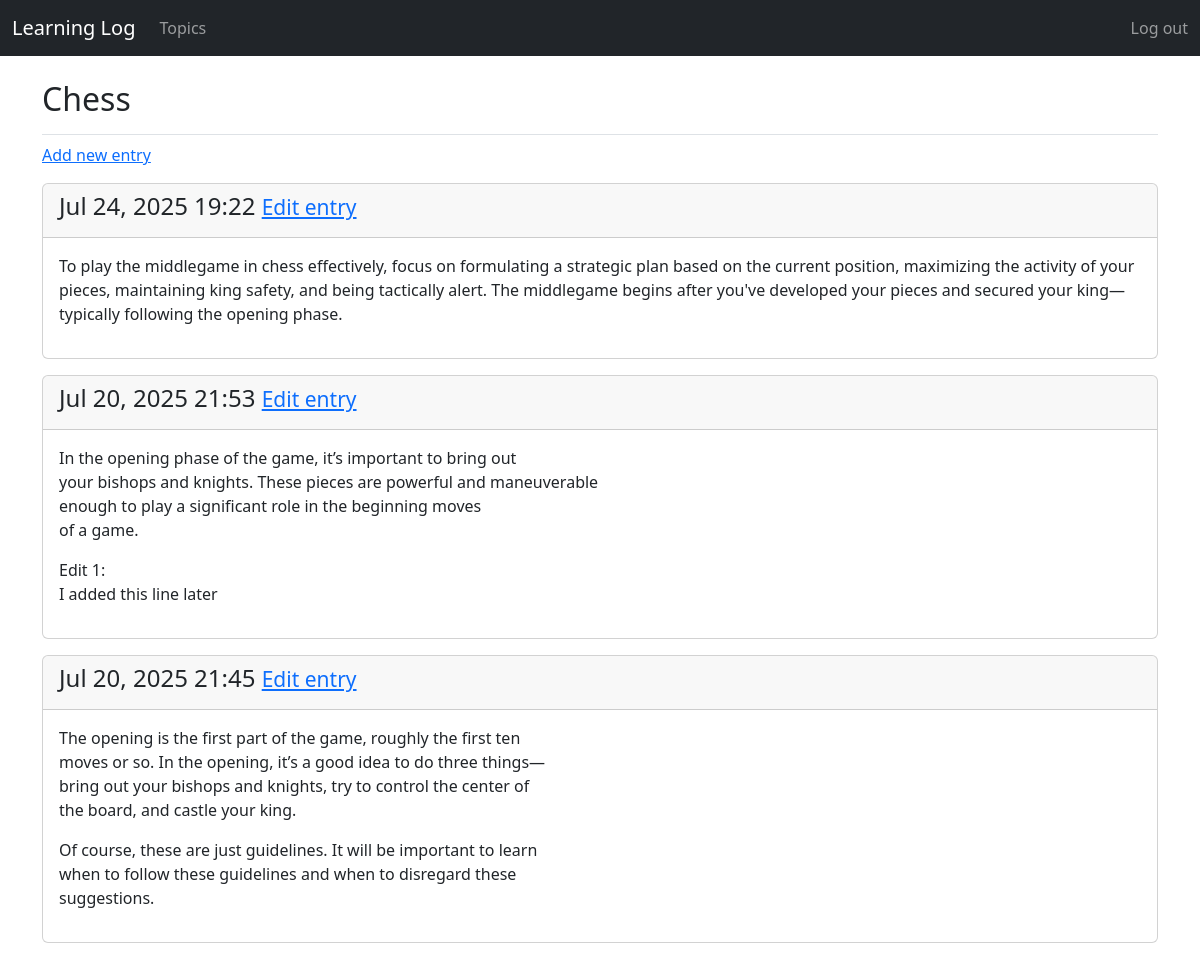
The page /topics/1/ (signed in) on the database its author committed.
### learning_logs/models.py (models this page shows, shortened)
class Topic(models.Model):
    text = models.CharField(max_length=200)
    date_added = models.DateTimeField(auto_now_add=True)
    owner = models.ForeignKey(User, on_delete=models.CASCADE) # 2. Add the owner field
    def __str__(self):
        return self.text

class Entry(models.Model):
    topic = models.ForeignKey(Topic, on_delete=models.CASCADE)
    """ on_delete=models.CASCADE means that if the related Topic instance is deleted,
    all related Entry instances will also be deleted."""
    text = models.TextField()
    date_added = models.DateTimeField(auto_now_add=True)
    class Meta:
        verbose_name_plural = 'entries'

### learning_logs/views.py (the view)
# urls.py: path('topics/<int:topic_id>/', views.topic, name='topic'),
@login_required
def topic(request, topic_id):
    topic = get_object_or_404(Topic, id=topic_id, owner=request.user)
    entries = topic.entry_set.order_by('-date_added')
    context = {'topic': topic, 'entries': entries}
    return render(request, 'learning_logs/topic.html', context)

### learning_logs/templates/learning_logs/topic.html
{% extends "learning_logs/base.html" %}
{% block page_header %}
  <h2>{{ topic }}</h2>
{% endblock page_header %}
{% block content %}
  <p>
    <a href="{% url 'learning_logs:new_entry' topic.id %}">Add new entry</a>
  </p>
  {% for entry in entries %}
    <div class="card mb-3">
      <div class="card-header">
        <h4 class="card-title">
          {{ entry.date_added|date:'M d, Y H:i' }}
          <small><a href="{% url 'learning_logs:edit_entry' entry.id %}"> Edit entry</a></small>
        </h4>
      </div>
      <div class="card-body">
        {{ entry.text|linebreaks }}
      </div>
    </div>
  {% empty %}
    <p>There are no entries for this topic yet.</p>
  {% endfor %}
{% endblock content %}

### rows shown on the page
Topic: text "Chess"
Entry: date_added "Jul 24, 2025 19:22", text "To play the middlegame in chess effectively, focus on formulating a strategic plan based on the current position, maximizing the activity of your pieces, maintaining king safety, and being tactically alert. The middlegame begins after you've developed your pieces and secured your king—typically following the opening phase."
Entry: date_added "Jul 20, 2025 21:53", text "In the opening phase of the game, it’s important to bring out your bishops and knights. These pieces are powerful and maneuverable enough to play a significant role in the beginning moves of a game. Edit 1: I added this line later"
Entry: date_added "Jul 20, 2025 21:45", text "The opening is the first part of the game, roughly the first ten moves or so. In the opening, it’s a good idea to do three things— bring out your bishops and knights, try to control the center of the board, and castle your king. Of course, these are just guidelines. It will be important to learn when to follow these guidelines and when to disregard these suggestions."
